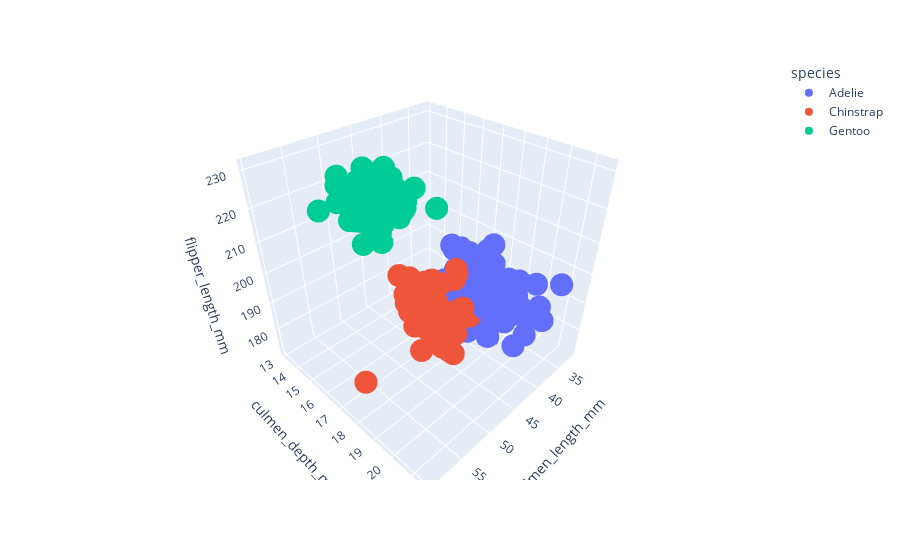

The cell this chart's notebook holds for it:
### Code cell
fig = px.scatter_3d(df1, x='culmen_length_mm', y='culmen_depth_mm', z='flipper_length_mm', color='species')
fig.show()
